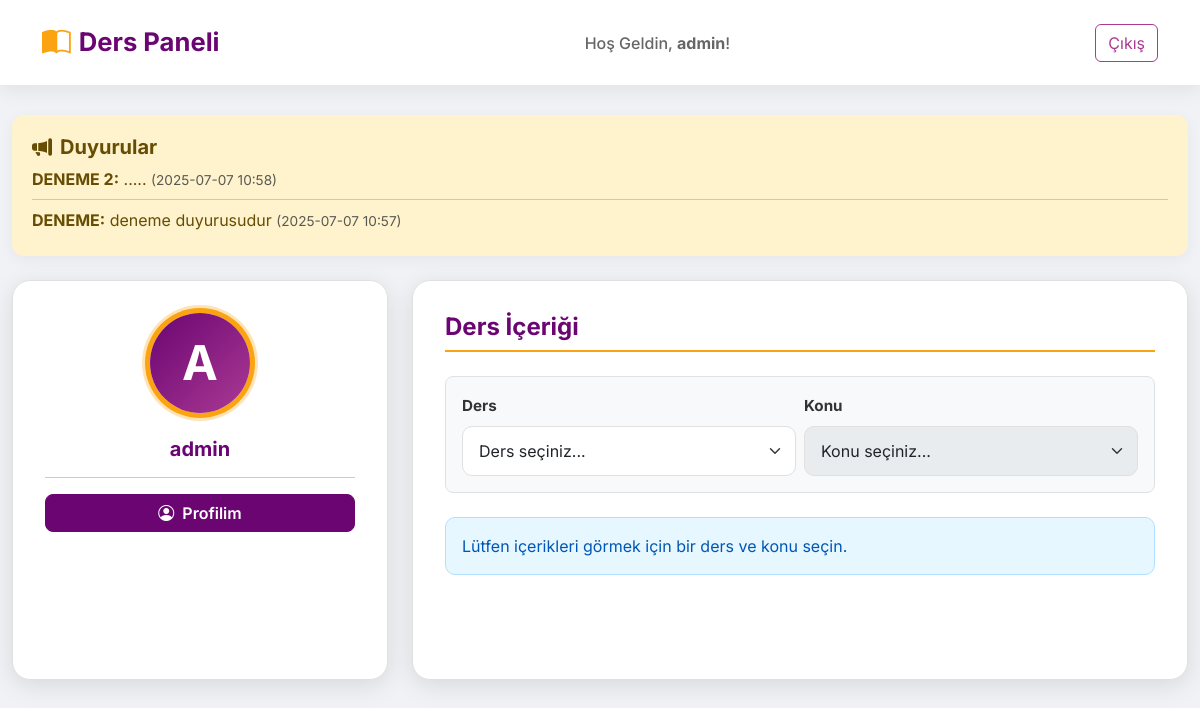
The page /panel (signed in) on the database as committed earlier.
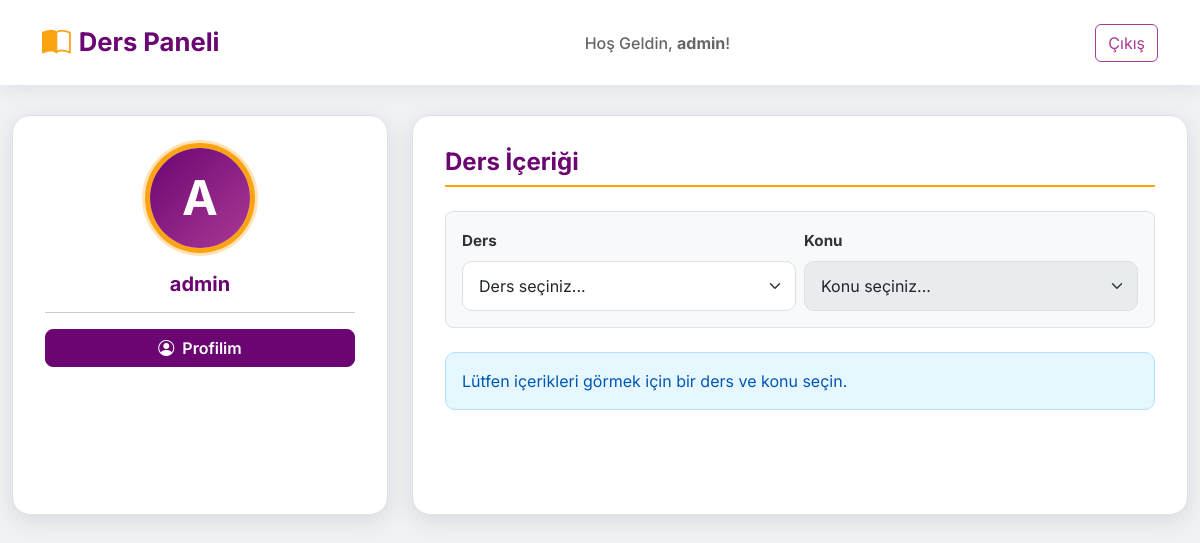
The same page on the database as committed later.
### dersplanlama.py (models this page shows, shortened)
class Announcement(db.Model):
    id = db.Column(db.Integer, primary_key=True)
    title = db.Column(db.String(150), nullable=False)
    content = db.Column(db.Text, nullable=False)
    created_at = db.Column(db.DateTime, default=datetime.utcnow)
    is_active = db.Column(db.Boolean, default=True, nullable=False)

### dersplanlama.py (the view, shortened to what this page needs)
@app.route("/panel", methods=["GET"])
@login_required
def user_panel():
    dersler = Ders.query.order_by(Ders.name).all()
    selected_ders_id = request.args.get('ders_id', type=int)
    selected_konu_id = request.args.get('konu_id', type=int)
    show_quiz_result_alt_baslik_id = request.args.get('show_quiz_result', type=int)
    selected_ders = Ders.query.get(selected_ders_id) if selected_ders_id else None
    selected_konu = Konu.query.get(selected_konu_id) if selected_konu_id else None
    user = User.query.get(session['user_id'])
    kalan_gun = None
    completed_alt_baslik_ids = set()
    if user:
        progress_records = UserProgress.query.filter_by(user_id=user.id).all()
        completed_alt_baslik_ids = {p.alt_baslik_id for p in progress_records}
    unique_recommended_alt_basliks = []
    completion_percentage = 0
    active_announcements = Announcement.query.filter_by(is_active=True).order_by(Announcement.created_at.desc()).all()
    quiz_results = {}
    return render_template('user.html',
                           dersler=dersler,
                           selected_ders=selected_ders,
                           selected_konu=selected_konu,
                           kalan_gun=kalan_gun,
                           completed_alt_baslik_ids=completed_alt_baslik_ids,
                           completion_percentage=completion_percentage,
                           active_announcements=active_announcements,
                           recommended_alt_basliks=unique_recommended_alt_basliks,
                           UserQuizAttempt=UserQuizAttempt, # Sadece model referansı
                           session=session,
                           quiz_results=quiz_results, # Geliştirilmiş quiz sonuçları
                           show_quiz_result=show_quiz_result_alt_baslik_id # Quiz sonucunu otomatik açmak için
                           )

### dersplanlama.py (called while the page is built)
def login_required(f):
    @wraps(f)
    def decorated_function(*args, **kwargs):
        if 'user_id' not in session:
            return redirect(url_for('login'))
        return f(*args, **kwargs)
    return decorated_function

### templates/user.html (shortened to what the changed rows need)
<!doctype html>
<html lang="tr">
<head>
    <link href="https://cdn.jsdelivr.net/npm/bootstrap@5.3.2/dist/css/bootstrap.min.css" rel="stylesheet">
    <link rel="stylesheet" href="https://cdn.jsdelivr.net/npm/bootstrap-icons@1.11.3/font/bootstrap-icons.min.css">
</head>
<body>
<div class="container main-container">
    {% if active_announcements %}
        <div class="announcement-card mb-4">
            <h5 class="card-title"><i class="bi bi-megaphone-fill me-2"></i>Duyurular</h5>
            {% for announcement in active_announcements %}
                <p class="card-text mb-1">
                    <strong>{{ announcement.title }}:</strong> {{ announcement.content }}
                    <small class="text-muted">({{ announcement.created_at.strftime('%Y-%m-%d %H:%M') }})</small>
                </p>
                {% if not loop.last %}<hr class="my-2">{% endif %}
            {% endfor %}
        </div>
    {% endif %}
</div>
</body>
</html>

Rows that differ between the two databases and show on the page:
removed Announcement: title "DENEME 2", content ".....", created_at "2025-07-07 10:58"
removed Announcement: title "DENEME", content "deneme duyurusudur", created_at "2025-07-07 10:57"
Other text that changed with them:
text no longer shown: "Duyurular"
